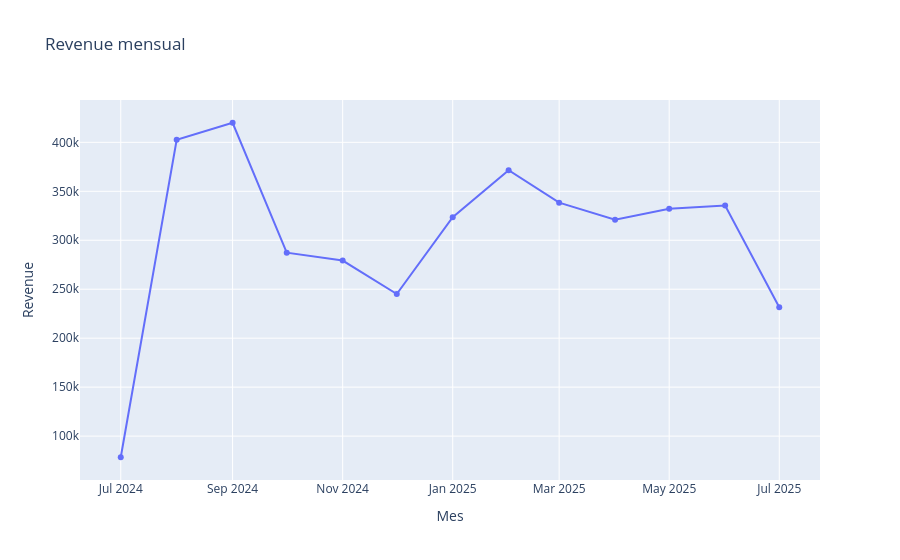

Source (notebook cell):
### Code cell
fig = px.line(
    monthly_sales,
    x="month",
    y="revenue",
    title="Revenue mensual",
    markers=True
)
fig.update_layout(xaxis_title="Mes", yaxis_title="Revenue")
fig.show()

### Figure 1 — Plotly figure (JSON) as saved in the notebook; plotly's stock layout.template omitted (floating-point values rounded to 4 significant figures)
{"data": [{"hovertemplate": "month=%{x}<br>revenue=%{y}<extra></extra>", "legendgroup": "", "line": {"color": "#636efa", "dash": "solid"}, "marker": {"symbol": "circle"}, "mode": "lines+markers", "name": "", "orientation": "v", "showlegend": false, "type": "scatter", "x": ["2024-07-01T00:00:00+01:00", "2024-08-01T00:00:00+01:00", "2024-09-01T00:00:00+01:00", "2024-10-01T00:00:00+01:00", "2024-11-01T00:00:00+00:00", "2024-12-01T00:00:00+00:00", "2025-01-01T00:00:00+00:00", "2025-02-01T00:00:00+00:00", "2025-03-01T00:00:00+00:00", "2025-04-01T00:00:00+01:00", "2025-05-01T00:00:00+01:00", "2025-06-01T00:00:00+01:00", "2025-07-01T00:00:00+01:00"], "xaxis": "x", "y": [78410.0, 402600.0, 420000.0, 287300.0, 279300.0, 245100.0, 323600.0, 371500.0, 338400.0, 321100.0, 332200.0, 335400.0, 231600.0], "yaxis": "y"}], "layout": {"legend": {"tracegroupgap": 0}, "title": {"text": "Revenue mensual"}, "xaxis": {"anchor": "y", "domain": [0, 1], "title": {"text": "Mes"}}, "yaxis": {"anchor": "x", "domain": [0, 1], "title": {"text": "Revenue"}}}}
